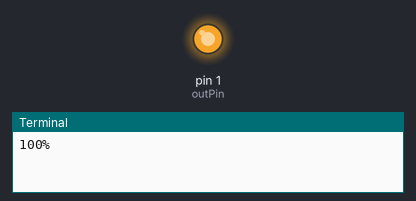
Bench run of a program on a simulated Raspberry Pi (wiringPi pin numbers). Parts: output pins drawn as LEDs (lit = HIGH), the last lines printed to the terminal. Pin numbers are wiringPi numbers. At 4.0 s the program stops and its outputs stay as they are.

Above: at 0.15 s.
At 1.35 s:
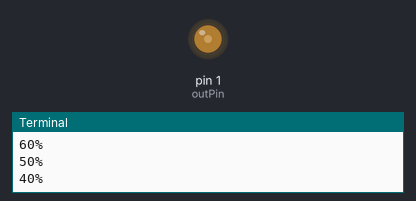
At 2.25 s:
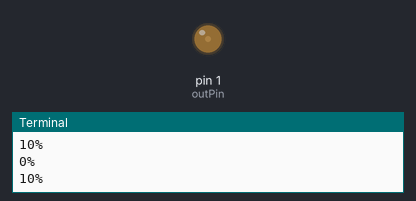
At 3.45 s:
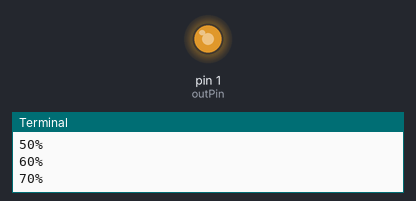
Timing chart, 0 to 5.5 s (numbered marks = the images above):
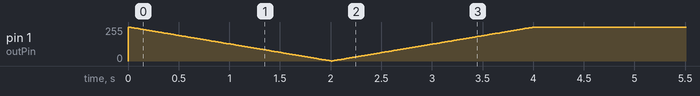

The program:

testy.py
```python
import wiringpi2 as GPIO
import time

r = 200;
div = 100;
outPin = 1;

GPIO.wiringPiSetup()
GPIO.pinMode(outPin,2)
GPIO.pwmSetMode(0)
GPIO.pwmSetClock(div)
GPIO.pwmSetRange(r)

for duty in range(r,0,-1):
    GPIO.pwmWrite(1,duty)
    if not duty%20:
        print str(int(float(duty)/float(r)*100)) + "%"
    time.sleep(0.01)

for duty in range(0,r+1):
    GPIO.pwmWrite(1,duty)
    if not duty%20:
        print str(int(float(duty)/float(r)*100)) + "%"
    time.sleep(0.01)
```
